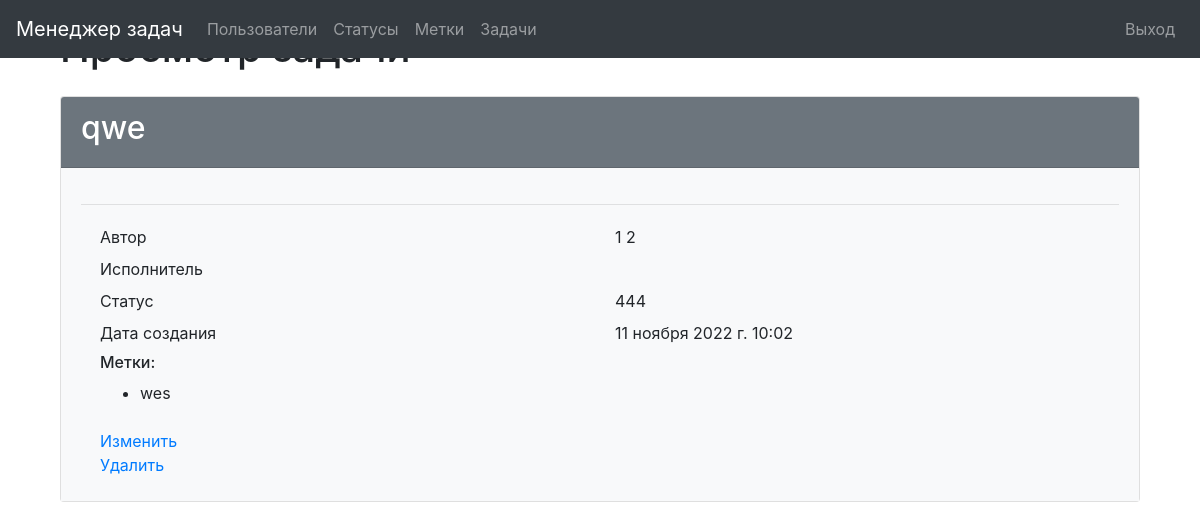
Screenshot of /tasks/4/ (signed in) with the database file from the repository.
### task_manager/tasks/models.py (models this page shows)
class Task(models.Model):
    author = models.ForeignKey(User, on_delete=models.PROTECT,
                               related_name='author')
    name = models.CharField(max_length=150, unique=True)
    description = models.TextField(max_length=500, blank=True, null=True)
    status = models.ForeignKey(Status, on_delete=models.PROTECT)
    executor = models.ForeignKey(
        User, on_delete=models.PROTECT,
        blank=True,
        null=True,
        related_name="tasks")
    labels = models.ManyToManyField(Label, through="LabelAndTask", blank=True)
    date_created = models.DateTimeField(auto_now_add=True)

### task_manager/statuses/models.py (models this page shows, shortened)
class Status(models.Model):
    name = models.CharField(max_length=255, verbose_name='DefaultName')
    date_created = models.DateTimeField(auto_now_add=True)

### task_manager/labels/models.py (models this page shows, shortened)
class Label(models.Model):
    name = models.CharField(max_length=150, unique=True)
    date_created = models.DateTimeField(auto_now_add=True)

### task_manager/tasks/views.py (the view)
# urls.py: path('<int:pk>/', views.DetailTask.as_view(), name='detail_task'),
class DetailTask(MyLoginRequired, DetailView):
    model = Task
    template_name = 'tasks/detail_task.html'

### task_manager/mixins.py (called while the page is built)
    def dispatch(self, request, *args, **kwargs):
        if not request.user.is_authenticated:
            messages.error(request, _("""Вы не авторизованы!
                                      Пожалуйста, выполните вход."""))
            return redirect('/login/')
        return super().dispatch(request, *args, **kwargs)

### task_manager/templates/tasks/detail_task.html (shortened to what this page needs)
{% extends 'base_auth.html' %}
{% load i18n %}
{% block content %}
<div class="container wrapper flex-grow-1">
    <h1 class="my-4">{% translate "Просмотр задачи" %}</h1>
    <div class="card">
        <div class="card-header bg-secondary text-white">
            <h2>{{ task.name }}</h2>
        </div>
        <div class="card-body bg-light">
            <hr>
            <div class="container">
                <div class="row p-1">
                    <div class="col">{% translate "Автор" %}</div>
                    <div class="col">{{ task.author.first_name}} {{ task.author.last_name }}</div>
                </div>
                <div class="row p-1">
                    <div class="col">{% translate "Исполнитель" %}</div>
                    <div class="col">{{ task.executor.first_name }} {{ task.executor.last_name }}</div>
                </div>
                <div class="row p-1">
                    <div class="col">{% translate "Статус" %}</div>
                    <div class="col">{{ task.status.name}}</div>
                </div>
                <div class="row p-1">
                    <div class="col">{% translate "Дата создания" %}</div>
                    <div class="col">{{ task.date_created }}</div>
                </div>
                <div class="row p-1">
                    <div class="col">
                        <h6>{% translate "Метки" %}:</h6>
                        <ul>
                            {% for label in task.labels.all %}
                            <li>{{  label.name }}</li>
                            {% endfor %}
                        </ul>
                    </div>
                </div>
                <div class="row p-1">
                    <div class="col">
                        <a href="{% url 'update_task' task.id %}">{% translate "Изменить" %}</a>
                        <br>
                        <a href="{% url 'delete_task' task.id %}">{% translate "Удалить" %}</a>
                    </div>
                </div>
            </div>
        </div>
    </div>
</div>
{% endblock %}

### rows the page displays
Task: name "qwe", author.first_name "1", author.last_name "2", status.name "444", date_created "11 ноября 2022 г. 10:02"
Label: name "wes"
